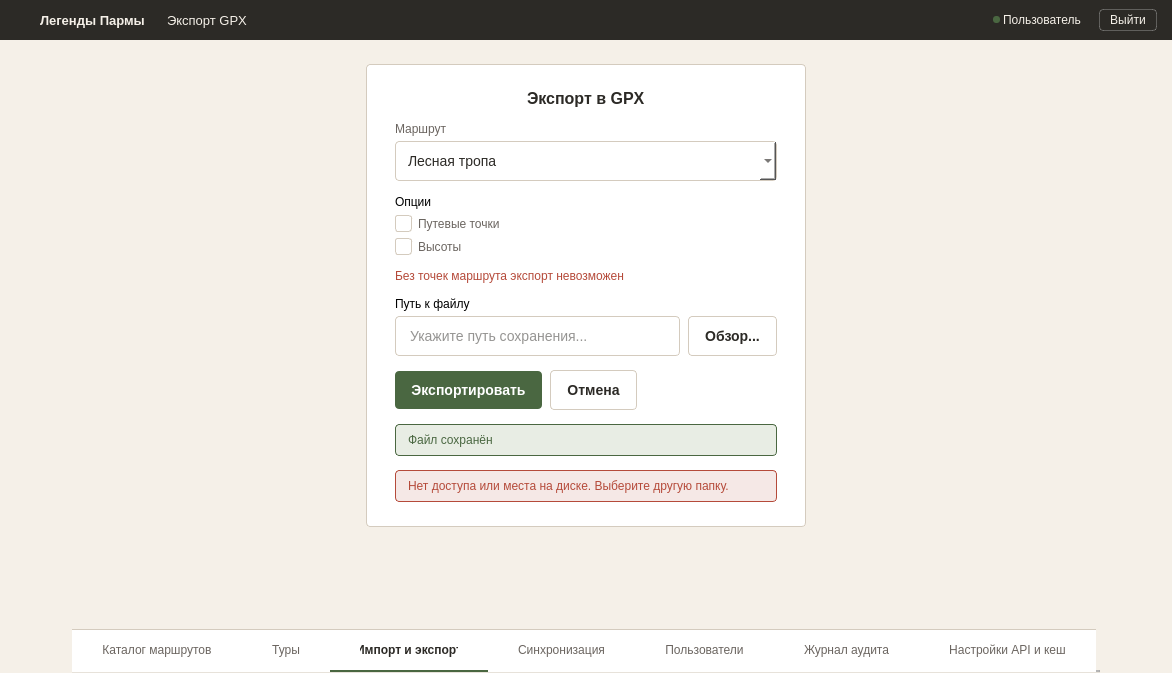
<?xml version="1.0" encoding="UTF-8"?>
<ui version="4.0">
 <class>MainWindow</class>
 <widget class="QMainWindow" name="MainWindow">
  <property name="geometry">
   <rect>
    <x>0</x>
    <y>0</y>
    <width>1172</width>
    <height>673</height>
   </rect>
  </property>
  <property name="windowTitle">
   <string>ExportGPX_Window</string>
  </property>
  <property name="styleSheet">
   <string notr="true">#centralwidget {
    background-color: #F5F0E8;
}

#headerFrame { 
    background-color: #2C2A26; 
    border: none; 
}
#headerFrame QLabel { 
    color: #F5F0E8; 
}
#logout_btn {
    background-color: transparent;
    color: #F5F0E8;
    border: 1px solid rgba(255, 255, 255, 0.25);
    padding: 3px 10px;
    font-size: 12px;
    border-radius: 4px;
}
#logout_btn:hover {
    background-color: rgba(255, 255, 255, 0.08);
    border: 1px solid rgba(255, 255, 255, 0.4);
}
#logout_btn:pressed {
    background-color: rgba(255, 255, 255, 0.12);
    border: 1px solid rgba(255, 255, 255, 0.5);
}

/* Стили для модального окна */
#modalFrame {
    background-color: #FFFFFF;
    border: 1px solid #D4CBBE;
    border-radius: 4px;
}
#lbl_modal_title {
    font-size: 16px;
    font-weight: 600;
    color: #2C2A26;
}
#lbl_subtitle {
    font-size: 12px;
    color: #6B6560;
}
#lbl_field {
    font-size: 12px;
    color: #6B6560;
}
#lbl_error_hint {
    font-size: 12px;
    color: #B54A3A;
}

QComboBox, QLineEdit {
    padding: 10px 12px;
    font-size: 14px;
    border-radius: 4px;
    border: 1px solid #D4CBBE;
    background-color: #FFFFFF;
    color: #2C2A26;
}
QComboBox:hover, QLineEdit:hover {
    border: 1px solid #B8AE9E;
}
QComboBox:focus, QLineEdit:focus {
    border: 1px solid #4A6741;
}
QComboBox QAbstractItemView {
    background-color: #FFFFFF;
    border: 1px solid #D4CBBE;
    selection-background-color: #E8EDE4;
    selection-color: #2C2A26;
}

QCheckBox {
    spacing: 6px;
    font-size: 12px;
    color: #6B6560;
    background: transparent;
}
QCheckBox::indicator {
    width: 15px;
    height: 15px;
    border-radius: 3px;
    border: 1px solid #D4CBBE;
    background-color: #FFFFFF;
}
QCheckBox::indicator:hover {
    border: 1px solid #B8AE9E;
}
QCheckBox::indicator:checked {
    background-color: #4A6741;
    border: 1px solid #4A6741;
}

#btn_export {
    background-color: #4A6741;
    color: #FFFFFF;
    border: none;
    padding: 11px 16px;
    font-size: 14px;
    font-weight: 600;
    border-radius: 4px;
}
#btn_export:hover { background-color: #3D5636; }
#btn_export:pressed { background-color: #334A2E; }
#btn_export:disabled { background-color: #A8B5A0; }

#btn_cancel, #btn_browse {
    background-color: #FFFFFF;
    color: #2C2A26;
    border: 1px solid #D4CBBE;
    padding: 11px 16px;
    font-size: 14px;
    font-weight: 600;
    border-radius: 4px;
}
#btn_cancel:hover, #btn_browse:hover {
    background-color: #F5F0E8;
    border: 1px solid #4A6741;
}

#successBanner {
    background-color: #E8EDE4;
    border: 1px solid #4A6741;
    border-radius: 4px;
}
#successBanner QLabel {
    color: #4A6741;
    font-size: 12px;
    border: none;
    background: transparent;
}

#errorBanner {
    background-color: #F5E8E6;
    border: 1px solid #B54A3A;
    border-radius: 4px;
}
#errorBanner QLabel {
    color: #B54A3A;
    font-size: 12px;
    border: none;
    background: transparent;
}

QTabWidget::panel { border: none; background-color: #FFFFFF; }
QTabBar { background-color: #FFFFFF; border: none; }
QTabBar::tab { 
    height: 40px; 
    background-color: #FFFFFF; 
    color: #6B6560; 
    font-size: 12px; 
    font-weight: normal; 
    padding: 0px 30px; 
    border: none; 
    border-bottom: 2px solid transparent; 
    border-top: 1px solid #D4CBBE;
    text-align: center; 
}
QTabBar::tab:hover { color: #2C2A26; }
QTabBar::tab:selected { color: #2C2A26; font-weight: 600; border-bottom: 2px solid #4A6741; }</string>
  </property>
  <widget class="QWidget" name="centralwidget">
   <layout class="QVBoxLayout" name="verticalLayout">
    <property name="spacing"><number>0</number></property>
    <property name="leftMargin"><number>0</number></property>
    <property name="topMargin"><number>0</number></property>
    <property name="rightMargin"><number>0</number></property>
    <property name="bottomMargin"><number>0</number></property>
    
    <!-- Шапка -->
    <item>
     <widget class="QFrame" name="headerFrame">
      <property name="minimumSize"><size><width>0</width><height>40</height></size></property>
      <property name="maximumSize"><size><width>16777215</width><height>40</height></size></property>
      <layout class="QHBoxLayout" name="horizontalLayout">
       <property name="spacing"><number>0</number></property>
       <property name="leftMargin"><number>15</number></property>
       <property name="topMargin"><number>0</number></property>
       <property name="rightMargin"><number>15</number></property>
       <property name="bottomMargin"><number>0</number></property>
       <item>
        <widget class="QPushButton" name="logo">
         <property name="minimumSize"><size><width>22</width><height>22</height></size></property>
         <property name="maximumSize"><size><width>22</width><height>22</height></size></property>
         <property name="styleSheet"><string notr="true">QPushButton { background: transparent; margin-right: 12px; border: none; }</string></property>
         <property name="text"><string/></property>
         <property name="icon">
          <iconset resource="../qrc/login_res.qrc">
           <normaloff>:/login/icons/logo.png</normaloff>:/login/icons/logo.png</iconset>
         </property>
         <property name="iconSize"><size><width>18</width><height>18</height></size></property>
        </widget>
       </item>
       <item>
        <widget class="QLabel" name="name">
         <property name="styleSheet"><string notr="true">font-size: 13px; font-weight: bold; margin-right: 15px;</string></property>
         <property name="text"><string>Легенды Пармы</string></property>
        </widget>
       </item>
       <item>
        <widget class="QLabel" name="name_chart">
         <property name="styleSheet"><string notr="true">font-size: 13px; margin-right: 10px;</string></property>
         <property name="text"><string>Экспорт GPX</string></property>
        </widget>
       </item>
       <item>
        <spacer name="horizontalSpacer">
         <property name="orientation"><enum>Qt::Orientation::Horizontal</enum></property>
         <property name="sizeHint" stdset="0"><size><width>40</width><height>20</height></size></property>
        </spacer>
       </item>
       <item>
        <widget class="QLabel" name="status_lb">
         <property name="minimumSize"><size><width>7</width><height>7</height></size></property>
         <property name="maximumSize"><size><width>7</width><height>7</height></size></property>
         <property name="styleSheet"><string notr="true">background-color: #4A6741; border-radius: 3px; border: none;</string></property>
         <property name="text"><string/></property>
        </widget>
       </item>
       <item>
        <widget class="QLabel" name="role_lb">
         <property name="styleSheet"><string notr="true">font-size: 12px; margin-right: 15px;</string></property>
         <property name="text"><string>Пользователь</string></property>
        </widget>
       </item>
       <item>
        <widget class="QPushButton" name="logout_btn">
         <property name="cursor"><cursorShape>PointingHandCursor</cursorShape></property>
         <property name="text"><string>Выйти</string></property>
        </widget>
       </item>
      </layout>
     </widget>
    </item>

    <!-- Область модального окна (по центру) -->
    <item>
     <layout class="QHBoxLayout" name="centerLayout">
      <property name="spacing"><number>0</number></property>
      <property name="leftMargin"><number>24</number></property>
      <property name="topMargin"><number>24</number></property>
      <property name="rightMargin"><number>24</number></property>
      <property name="bottomMargin"><number>24</number></property>
      
      <item>
       <spacer name="leftSpacer">
        <property name="orientation"><enum>Qt::Orientation::Horizontal</enum></property>
        <property name="sizeHint" stdset="0"><size><width>40</width><height>20</height></size></property>
       </spacer>
      </item>
      
      <item>
       <widget class="QFrame" name="modalFrame">
        <property name="minimumSize"><size><width>440</width><height>0</height></size></property>
        <property name="maximumSize"><size><width>440</width><height>16777215</height></size></property>
        <property name="sizePolicy"><sizepolicy hsizetype="Preferred" vsizetype="Maximum"><horstretch>0</horstretch><verstretch>0</verstretch></sizepolicy></property>
        <layout class="QVBoxLayout" name="modalLayout">
         <property name="spacing"><number>14</number></property>
         <property name="leftMargin"><number>28</number></property>
         <property name="topMargin"><number>24</number></property>
         <property name="rightMargin"><number>28</number></property>
         <property name="bottomMargin"><number>24</number></property>
         
         <!-- Заголовок -->
         <item alignment="Qt::AlignHCenter">
          <widget class="QLabel" name="lbl_modal_title">
           <property name="text"><string>Экспорт в GPX</string></property>
          </widget>
         </item>
         
         <!-- Маршрут -->
         <item>
          <layout class="QVBoxLayout" name="routeLayout">
           <property name="spacing"><number>5</number></property>
           <item>
            <widget class="QLabel" name="lbl_field">
             <property name="text"><string>Маршрут</string></property>
            </widget>
           </item>
           <item>
            <widget class="QComboBox" name="comboRoute">
             <item><property name="text"><string>Лесная тропа</string></property></item>
             <item><property name="text"><string>Водный путь</string></property></item>
            </widget>
           </item>
          </layout>
         </item>
         
         <!-- Опции -->
         <item>
          <layout class="QVBoxLayout" name="optionsLayout">
           <property name="spacing"><number>6</number></property>
           <item>
            <widget class="QLabel" name="lbl_field">
             <property name="text"><string>Опции</string></property>
            </widget>
           </item>
           <item>
            <widget class="QCheckBox" name="chkWaypoints">
             <property name="text"><string>Путевые точки</string></property>
            </widget>
           </item>
           <item>
            <widget class="QCheckBox" name="chkElevations">
             <property name="text"><string>Высоты</string></property>
            </widget>
           </item>
          </layout>
         </item>
         
         <!-- Подсказка об ошибке / пустом маршруте -->
         <item>
          <widget class="QLabel" name="lbl_error_hint">
           <property name="text"><string>Без точек маршрута экспорт невозможен</string></property>
          </widget>
         </item>
         
         <!-- Путь к файлу -->
         <item>
          <layout class="QVBoxLayout" name="pathLayout">
           <property name="spacing"><number>5</number></property>
           <item>
            <widget class="QLabel" name="lbl_field">
             <property name="text"><string>Путь к файлу</string></property>
            </widget>
           </item>
           <item>
            <layout class="QHBoxLayout" name="pathInputLayout">
             <property name="spacing"><number>8</number></property>
             <item>
              <widget class="QLineEdit" name="inputPath">
               <property name="placeholderText"><string>Укажите путь сохранения...</string></property>
              </widget>
             </item>
             <item>
              <widget class="QPushButton" name="btn_browse">
               <property name="cursor"><cursorShape>PointingHandCursor</cursorShape></property>
               <property name="text"><string>Обзор...</string></property>
              </widget>
             </item>
            </layout>
           </item>
          </layout>
         </item>
         
         <!-- Кнопки действий -->
         <item>
          <layout class="QHBoxLayout" name="buttonsLayout">
           <property name="spacing"><number>8</number></property>
           <item>
            <widget class="QPushButton" name="btn_export">
             <property name="cursor"><cursorShape>PointingHandCursor</cursorShape></property>
             <property name="text"><string>Экспортировать</string></property>
            </widget>
           </item>
           <item>
            <widget class="QPushButton" name="btn_cancel">
             <property name="cursor"><cursorShape>PointingHandCursor</cursorShape></property>
             <property name="text"><string>Отмена</string></property>
            </widget>
           </item>
           <item>
            <spacer name="buttonsSpacer">
             <property name="orientation"><enum>Qt::Orientation::Horizontal</enum></property>
             <property name="sizeHint" stdset="0"><size><width>40</width><height>20</height></size></property>
            </spacer>
           </item>
          </layout>
         </item>
         
         <!-- Успех (скрыт по умолчанию) -->
         <item>
          <widget class="QFrame" name="successBanner">
           <property name="visible"><bool>false</bool></property>
           <layout class="QHBoxLayout" name="successLayout">
            <property name="leftMargin"><number>12</number></property>
            <property name="topMargin"><number>8</number></property>
            <property name="rightMargin"><number>12</number></property>
            <property name="bottomMargin"><number>8</number></property>
            <item>
             <widget class="QLabel" name="lbl_success">
              <property name="text"><string>Файл сохранён</string></property>
             </widget>
            </item>
           </layout>
          </widget>
         </item>
         
         <!-- Ошибка (скрыта по умолчанию) -->
         <item>
          <widget class="QFrame" name="errorBanner">
           <property name="visible"><bool>false</bool></property>
           <layout class="QHBoxLayout" name="errorLayout">
            <property name="leftMargin"><number>12</number></property>
            <property name="topMargin"><number>8</number></property>
            <property name="rightMargin"><number>12</number></property>
            <property name="bottomMargin"><number>8</number></property>
            <item>
             <widget class="QLabel" name="lbl_error">
              <property name="text"><string>Нет доступа или места на диске. Выберите другую папку.</string></property>
             </widget>
            </item>
           </layout>
          </widget>
         </item>
         
        </layout>
       </widget>
      </item>
      
      <item>
       <spacer name="rightSpacer">
        <property name="orientation"><enum>Qt::Orientation::Horizontal</enum></property>
        <property name="sizeHint" stdset="0"><size><width>40</width><height>20</height></size></property>
       </spacer>
      </item>
      
     </layout>
    </item>

    <!-- Распорка -->
    <item>
     <spacer name="verticalSpacer">
      <property name="orientation"><enum>Qt::Orientation::Vertical</enum></property>
      <property name="sizeHint" stdset="0"><size><width>20</width><height>40</height></size></property>
     </spacer>
    </item>

    <!-- Нижние вкладки -->
    <item alignment="Qt::AlignHCenter">
     <widget class="QTabWidget" name="tabWidget">
      <property name="sizePolicy"><sizepolicy hsizetype="Maximum" vsizetype="Fixed"><horstretch>0</horstretch><verstretch>0</verstretch></sizepolicy></property>
      <property name="minimumSize"><size><width>0</width><height>44</height></size></property>
      <property name="maximumSize"><size><width>16777215</width><height>44</height></size></property>
      <property name="tabPosition"><enum>QTabWidget::TabPosition::North</enum></property>
      <property name="currentIndex"><number>2</number></property>
      <property name="usesScrollButtons"><bool>false</bool></property>
      <property name="tabsClosable"><bool>false</bool></property>
      <property name="drawBase" stdset="0"><bool>false</bool></property>
      <widget class="QWidget" name="tab_8">
       <attribute name="title"><string>Каталог маршрутов</string></attribute>
      </widget>
      <widget class="QWidget" name="tab_9">
       <attribute name="title"><string>Туры</string></attribute>
      </widget>
      <widget class="QWidget" name="tab_10">
       <attribute name="title"><string>Импорт и экспорт</string></attribute>
      </widget>
      <widget class="QWidget" name="tab_11">
       <attribute name="title"><string>Синхронизация</string></attribute>
      </widget>
      <widget class="QWidget" name="tab_12">
       <attribute name="title"><string>Пользователи</string></attribute>
      </widget>
      <widget class="QWidget" name="tab_13">
       <attribute name="title"><string>Журнал аудита</string></attribute>
      </widget>
      <widget class="QWidget" name="tab_14">
       <attribute name="title"><string>Настройки API и кеш</string></attribute>
      </widget>
     </widget>
    </item>
    
   </layout>
  </widget>
 </widget>
 <resources>
  <include location="../qrc/login_res.qrc"/>
 </resources>
 <connections/>
</ui>
